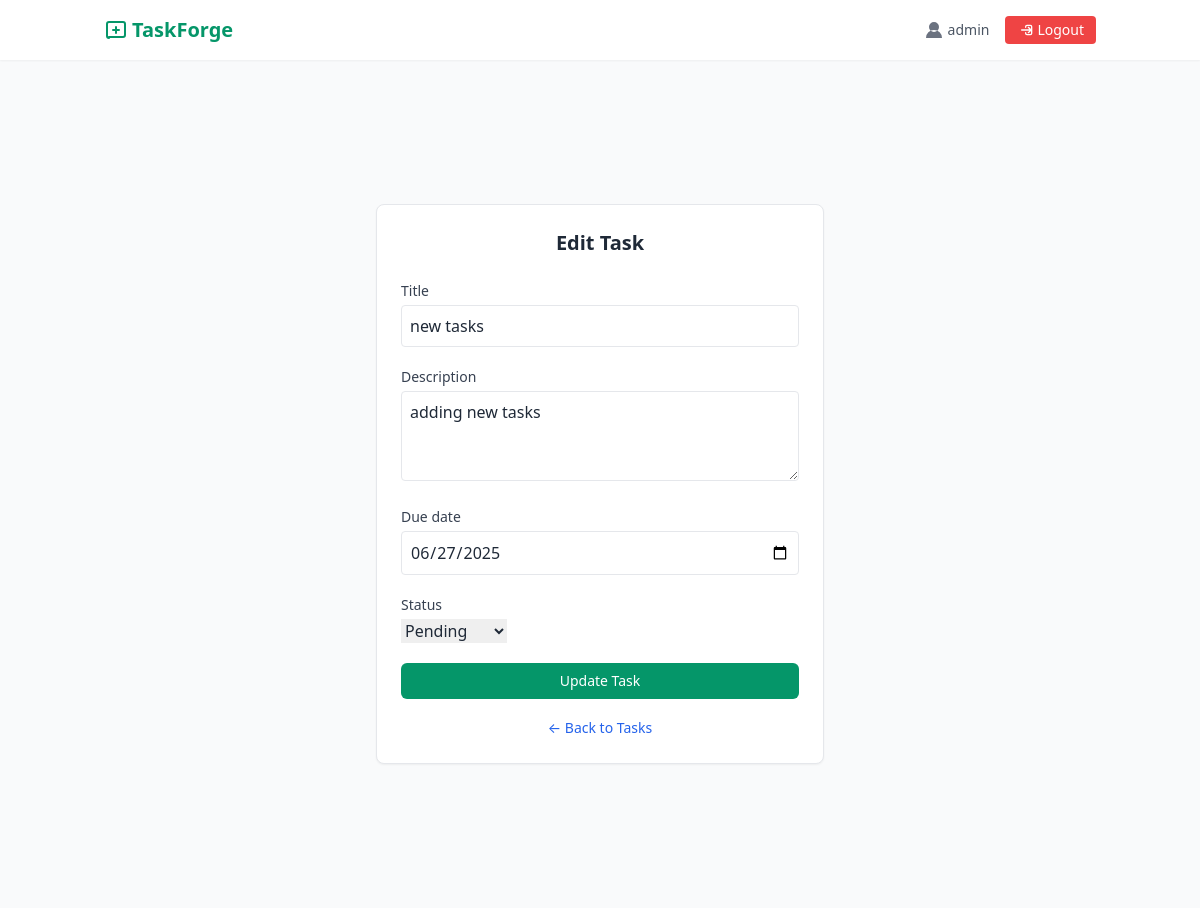
The page /tasks/1/edit/ (signed in) on the database as committed earlier.
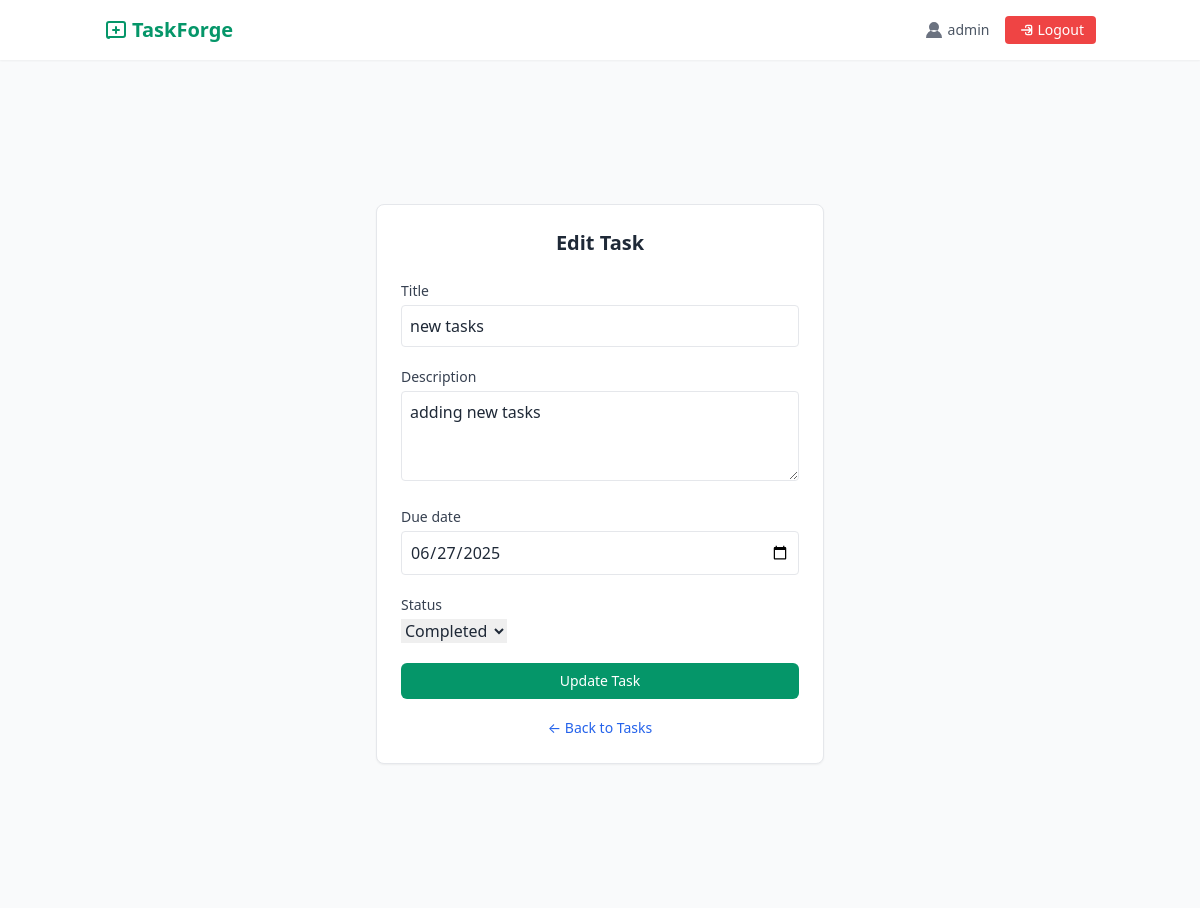
The same page on the database as committed later.
### tasks/models.py (models this page shows, shortened)
class Task(models.Model):
    STATUS_CHOICES = [
        ('pending', 'Pending'),
        ('progress', 'In Progress'),
        ('completed', 'Completed'),
    ]
    user = models.ForeignKey(User, on_delete=models.CASCADE)
    title = models.CharField(max_length=255)
    description = models.TextField(blank=True)
    status = models.CharField(max_length=20, choices=STATUS_CHOICES, default='pending')
    due_date = models.DateField(null=True, blank=True)
    created_at = models.DateTimeField(auto_now_add=True)

### tasks/views.py (the view)
# urls.py: path('tasks/<int:pk>/edit/', task_views.task_update, name='task_update'),
@login_required
def task_update(request, pk):
    task = get_object_or_404(Task, pk=pk, user=request.user)
    form = TaskForm(request.POST or None, instance=task)
    if form.is_valid():
        form.save()
        return redirect('task_list')
    return render(request, 'tasks/task_form.html', {'form': form})

### tasks/forms.py
class TaskForm(forms.ModelForm):
    class Meta:
        model = Task
        fields = ['title', 'description', 'due_date', 'status']
        widgets = {
            'title': forms.TextInput(attrs={'class': 'w-full p-2 border rounded', 'placeholder': 'Task title'}),
            'description': forms.Textarea(attrs={'class': 'w-full p-2 border rounded', 'rows': 3, 'placeholder': 'Task description'}),
            'completed': forms.CheckboxInput(attrs={'class': 'mr-2'}),
            'due_date': forms.DateInput(attrs={'class': 'w-full p-2 border rounded', 'type': 'date'}),
        }

### templates/tasks/task_form.html (shortened to what this page needs)
{% extends 'tasks/base.html' %}
{% block content %}
<div class="min-h-screen flex items-center justify-center px-4 py-12 bg-gray-50">
  <div class="w-full max-w-md bg-white p-6 rounded-lg border border-gray-200 shadow-sm">
    <h2 class="text-xl font-semibold text-center text-gray-800 mb-6">
      {% if form.instance.pk %} Edit Task {% else %} Create Task {% endif %}
    </h2>
    <form method="POST" class="space-y-5">
      {% for field in form %}
        <div>
          <label for="{{ field.id_for_label }}" class="block text-sm text-gray-700 mb-1">
            {{ field.label }}
          </label>
          {{ field }}
        </div>
      {% endfor %}
      <button type="submit"
        class="w-full py-2 px-4 bg-green-600 hover:bg-green-700 text-white rounded-md text-sm font-medium transition">
        {% if form.instance.pk %} Update Task {% else %} Create Task {% endif %}
      </button>
    </form>
    <div class="mt-4 text-center">
      <a href="{% url 'task_list' %}" class="text-sm text-blue-600 hover:underline">
        ← Back to Tasks
      </a>
    </div>
  </div>
</div>
{% endblock %}

Rows that differ between the two databases and show on the page:
changed Task "new tasks": status "Pending" → "Completed"
